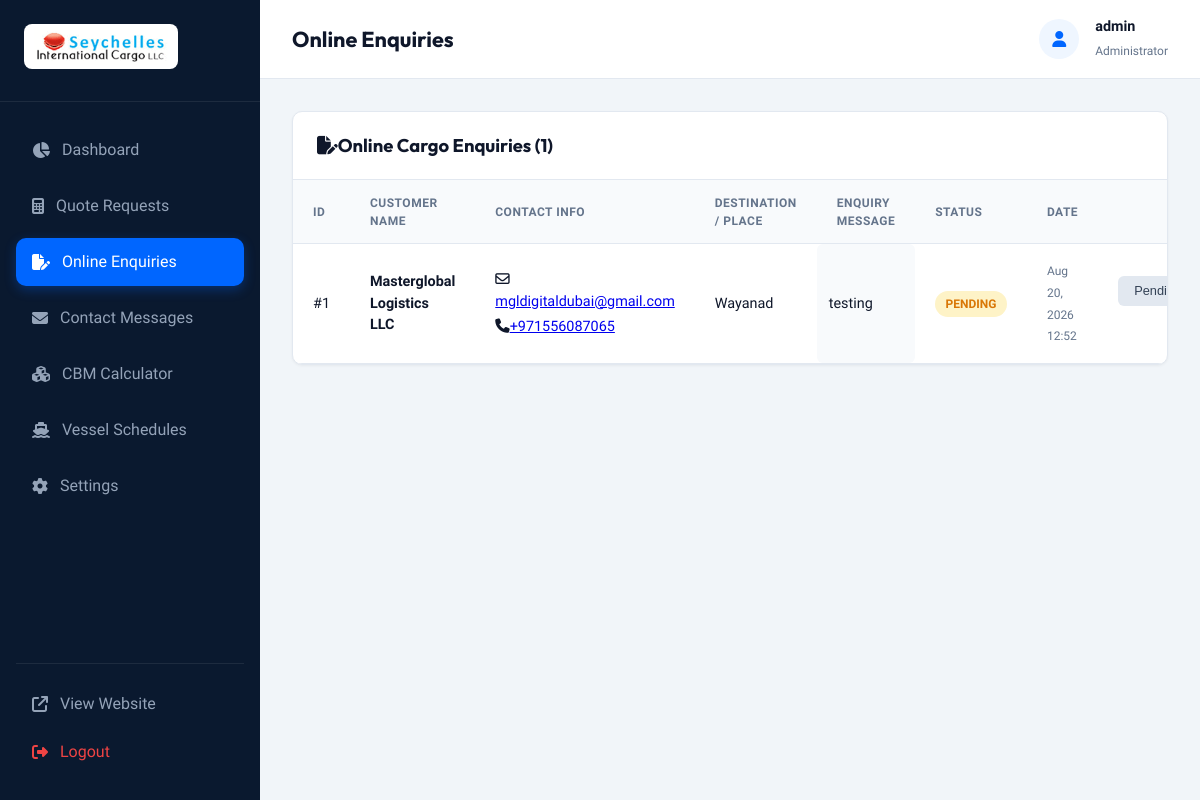
/admin/enquiries.php (signed in), run on the app's committed database.
### tables this page shows
CREATE TABLE enquiries (
        id INTEGER PRIMARY KEY AUTOINCREMENT,
        firstname TEXT NOT NULL,
        lastname TEXT NOT NULL,
        email TEXT NOT NULL,
        phone TEXT NOT NULL,
        place TEXT,
        message TEXT NOT NULL,
        status TEXT DEFAULT 'Pending',
        created_at DATETIME DEFAULT CURRENT_TIMESTAMP
    );

### admin/enquiries.php (the view, shortened to what this page needs)
<?php
require_once __DIR__ . '/includes/admin_header.php';
$db = get_db_connection();
$stmt = $db->query("SELECT * FROM enquiries ORDER BY id DESC");
$enquiries = $stmt->fetchAll();
?>
<div class="panel-card">
  <div class="panel-header">
    <h3 class="panel-title"><i class="fa-solid fa-file-pen me-2 text-primary"></i>Online Cargo Enquiries (<?php echo count($enquiries); ?>)</h3>
  </div>
  <div class="table-responsive">
    <table class="admin-table">
      <thead>
        <tr>
          <th>ID</th>
          <th>Customer Name</th>
          <th>Contact Info</th>
          <th>Destination / Place</th>
          <th style="width:40%;">Enquiry Message</th>
          <th>Status</th>
          <th>Date</th>
          <th style="text-align:right;">Actions</th>
        </tr>
      </thead>
      <tbody>
        <?php if (empty($enquiries)): ?>
          <tr>
            <td colspan="8" style="text-align:center; color:var(--admin-muted); padding:3rem;">No online enquiries recorded yet.</td>
          </tr>
        <?php else: ?>
          <?php foreach ($enquiries as $e): ?>
            <tr>
              <td>#<?php echo $e['id']; ?></td>
              <td><strong><?php echo htmlspecialchars($e['firstname'] . ' ' . $e['lastname']); ?></strong></td>
              <td>
                <div><i class="fa-regular fa-envelope me-1 text-primary"></i><a href="mailto:<?php echo htmlspecialchars($e['email']); ?>"><?php echo htmlspecialchars($e['email']); ?></a></div>
                <div style="margin-top:0.25rem;"><i class="fa-solid fa-phone me-1 text-primary"></i><a href="tel:<?php echo htmlspecialchars($e['phone']); ?>"><?php echo htmlspecialchars($e['phone']); ?></a></div>
              </td>
              <td><?php echo htmlspecialchars($e['place']); ?></td>
              <td style="line-height:1.6; font-size:0.9rem; background:#F8FAFC; border-radius:6px; padding:0.75rem;">
                <?php echo nl2br(htmlspecialchars($e['message'])); ?>
              </td>
              <td>
                <span class="badge badge-<?php echo strtolower($e['status']); ?>">
                  <?php echo htmlspecialchars($e['status']); ?>
                </span>
              </td>
              <td><small style="color:var(--admin-muted);"><?php echo date('M d, Y H:i', strtotime($e['created_at'])); ?></small></td>
              <td style="text-align:right;">
                <form action="enquiries.php" method="POST" style="display:inline-block;">
                  <select name="status" onchange="this.form.submit()" class="btn-sm btn-admin-secondary" style="outline:none; cursor:pointer;">
                    <option value="Pending" <?php echo $e['status']==='Pending'?'selected':''; ?>>Pending</option>
                  </select>
                </form>
              </td>
            </tr>
          <?php endforeach; ?>
        <?php endif; ?>
      </tbody>
    </table>
  </div>
</div>
<?php
require_once __DIR__ . '/includes/admin_footer.php';
?>

### admin/css/admin.css (style rules this page uses)
:root { --admin-bg: #F1F5F9; --admin-sidebar: #0A192F; --admin-sidebar-text: #94A3B8; --admin-sidebar-active: #0066FF; --admin-card: #FFFFFF; --admin-text: #0F172A; --admin-muted: #64748B; --admin-border: #E2E8F0; --color-primary: #0066FF; --color-secondary: #0A192F; --color-accent: #00E5FF; --color-success: #10B981; --color-warning: #F59E0B; --color-danger: #EF4444; --radius-md: 10px; --shadow-sm: 0 1px 3px rgba(0,0,0,0.05); --shadow-md: 0 4px 6px -1px rgba(0,0,0,0.08); }
* { box-sizing: border-box; margin: 0; padding: 0; }
body { font-family: 'Plus Jakarta Sans', system-ui, -apple-system, sans-serif; background-color: var(--admin-bg); color: var(--admin-text); line-height: 1.5; }
.panel-card { background: #FFFFFF; border: 1px solid var(--admin-border); border-radius: var(--radius-md); box-shadow: var(--shadow-sm); overflow: hidden; margin-bottom: 2rem; }
.panel-header { padding: 1.25rem 1.5rem; border-bottom: 1px solid var(--admin-border); display: flex; align-items: center; justify-content: space-between; }
.panel-title { font-family: 'Outfit', sans-serif; font-size: 1.15rem; font-weight: 700; }
.table-responsive { width: 100%; overflow-x: auto; }
.admin-table { width: 100%; border-collapse: collapse; text-align: left; font-size: 0.9rem; }
.admin-table th { background: #F8FAFC; padding: 0.85rem 1.25rem; color: var(--admin-muted); font-weight: 600; text-transform: uppercase; font-size: 0.75rem; letter-spacing: 0.5px; border-bottom: 1px solid var(--admin-border); }
.admin-table td { padding: 1rem 1.25rem; border-bottom: 1px solid var(--admin-border); color: var(--admin-text); vertical-align: middle; }
.badge { display: inline-block; padding: 0.25rem 0.65rem; border-radius: 50px; font-size: 0.75rem; font-weight: 600; text-transform: uppercase; }
.badge-pending { background: #FEF3C7; color: #D97706; }
.btn-sm { padding: 0.4rem 0.75rem; font-size: 0.8rem; border-radius: 6px; text-decoration: none; cursor: pointer; border: none; display: inline-flex; align-items: center; gap: 0.35rem; }
.btn-admin-secondary { background: #E2E8F0; color: #334155; }

### data on the page
enquiries: id "1", firstname+lastname "Masterglobal Logistics LLC", email "mgldigitaldubai@gmail.com", phone "+971556087065", place "Wayanad", message "testing", status "PENDING", created_at "Aug 20, 2026 12:52", status "Pending"

### other printed values
get_logged_admin_username() "admin"
count($enquiries) "1"
